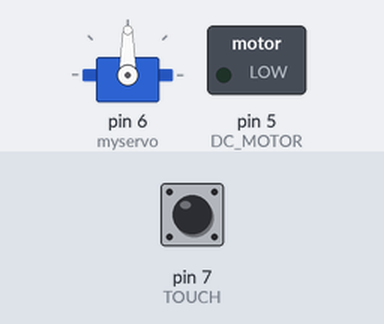
A sketch run on a simulated Arduino Uno, built with avr-gcc and run on an emulated ATmega328P. On the bench: servo, switched loads named in the sketch (green lamp = pin HIGH). The test bench sets the inputs (shaded band); at power-on: pin 7 (TOUCH) LOW. What the sketch prints to the serial monitor is not drawn.

Above: at 1.2 s.
1.3 s: pin 7 (TOUCH) pulled HIGH for 3.2 s
At 2.8 s:
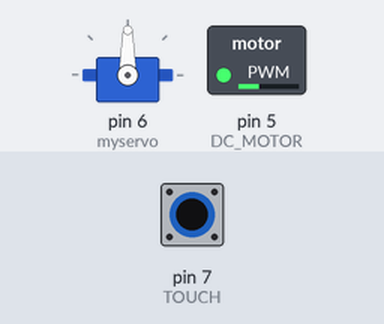
6.6 s: pin 7 (TOUCH) pulled HIGH for 3.2 s
At 9.1 s:
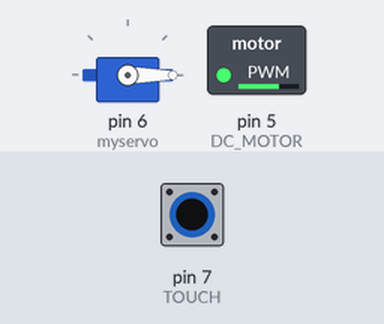
11.3 s: pin 7 (TOUCH) pulled HIGH for 0.25 s
At 12.3 s:
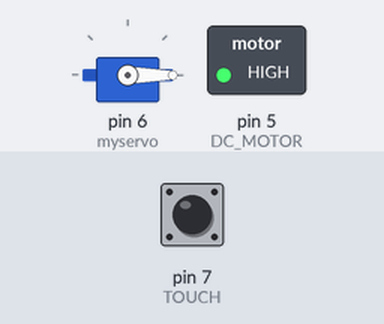
13.1 s: pin 7 (TOUCH) pulled HIGH for 1 s
At 14.2 s:
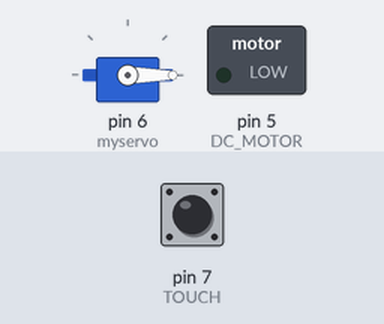
Timing chart, 0 to 16.1 s (numbered marks = the images above; inputs shaded):
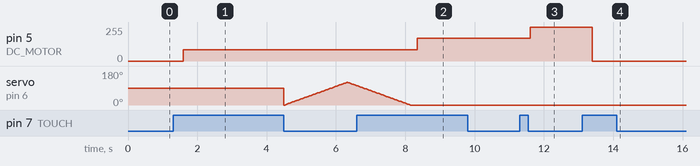

Measured:
- after the input at 1.3 s, pin 5 (DC_MOTOR): 0/255 → 85/255 after 0.30 s
- after the input at 6.6 s, pin 5 (DC_MOTOR): 85/255 → 170/255 after 1.7 s; servo on pin 6 (myservo): goes on until 8.1 s, then stays 0°
- after the input at 11.3 s, pin 5 (DC_MOTOR): 170/255 → 255/255 after 0.30 s
- after the input at 13.1 s, pin 5 (DC_MOTOR): 255/255 → 0/255 after 0.30 s

The sketch:

SERVO_MOTOR_semiProject.ino
```cpp
#include <Servo.h>

#define TOUCH 7
#define DC_MOTOR 5

Servo myservo;  // 서보 모터 제어를 위한 객체 생성

int motorStep = 0;
int rotateState = 0;  //1~3초 사이 터치 이벤트 횟수 저장
int pos = 0;    // 서보 모터 위치 값 변수 선언
unsigned long startTime;
unsigned long touchTime;

void motor_Control(int dcStep);

void setup() {
  myservo.attach(6);
  pinMode(TOUCH, INPUT);
  Serial.begin(9600);
}

void loop() {
  int touchValue = digitalRead(TOUCH);
  delay(200);

  if(touchValue == HIGH) //터치 이벤트가 발생했을 때
  {
    motorStep++;
    Serial.print("touch count : ");
    Serial.print(motorStep); // 시리얼 모니터로 현재 DC 모터 단계 확인
    motor_Control(motorStep);
    startTime = millis(); //터치 이벤트가 지속적으로 발행하기 전까지의 시간을 startTime 변수에 저장
    while(digitalRead(TOUCH) == HIGH); //손가락을 계속 누르고 있는 시간을 측정하기 위한 루프
    touchTime = millis() - startTime; //터치 이벤트가 지속적으로 발생한 시간을 touchTime에 저장
    Serial.print("\tcontinuous time : ");
    Serial.println(touchTime);

    if(touchTime >= 1000 && touchTime <= 3000) //지속적으로 터치 이벤트가 발생한 시간이 1~3초 사이 일 때
    {
      rotateState++;
    }
  }

  if(rotateState%2 == 1) //rotateState 변수가 홀수 일 때 서보 모터 회전
  {
    for (pos = 0; pos <= 120; pos += 1) { // 0 ~ 120까지 1씩 증가시켜 루프를 돌림
    myservo.write(pos);
    delay(15);
    }
    for (pos = 120; pos >= 0; pos -= 1) { // 120 ~ 0까지 1씩 감소시켜 루프를 돌림
    myservo.write(pos);
    delay(15);
    }
  }
}
void motor_Control(int dcStep){
  switch(dcStep){
    case 1: // count가 1이면
    analogWrite(DC_MOTOR, 85);
    break;
    case 2:
    analogWrite(DC_MOTOR, 170);
    break;
    case 3:
    analogWrite(DC_MOTOR, 255);
    break;
    case 4:
    analogWrite(DC_MOTOR, 0); // count가 4이면 멈춤
    motorStep = 0;
    break;
  }
}
```
